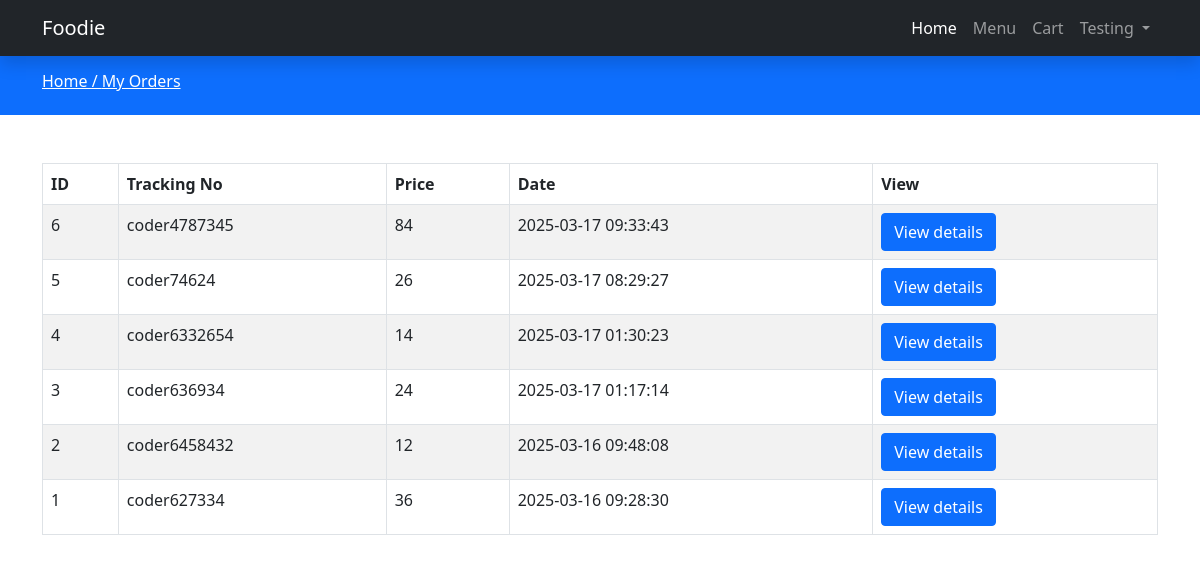
The page /my-orders.php (signed in) on the database its author committed.
### tables this page shows
CREATE TABLE `orders` (
  `id` int(10) NOT NULL,
  `tracking_no` varchar(225) NOT NULL,
  `user_id` int(10) NOT NULL,
  `name` varchar(225) NOT NULL,
  `email` varchar(225) NOT NULL,
  `phone` varchar(225) NOT NULL,
  `address` mediumtext NOT NULL,
  `pincode` int(225) NOT NULL,
  `total_price` int(225) NOT NULL,
  `payment_mode` varchar(225) NOT NULL,
  `payment_id` varchar(225) DEFAULT NULL,
  `status` tinyint(4) NOT NULL DEFAULT 0,
  `comments` varchar(225) DEFAULT NULL,
  `created_at` timestamp NOT NULL DEFAULT current_timestamp()
);

### functions/userfunctions.php (called while the page is built, shortened)
<?php
include('config/dbcon.php');
function getOrders() {
    global $con;
    $userId = $_SESSION['auth_user']['user_id'];
    $query = "SELECT * FROM orders WHERE user_id='$userId' ORDER BY id DESC";
    return $query_run = mysqli_query($con, $query);
}
?>

### my-orders.php (the view, shortened to what this page needs)
<?php
include('functions/userfunctions.php');
include('includes/header.php');
?>
<div class="py-3 bg-primary">
    <div class="container">
        <h6 class="text-white">
            <a href="index.php" class="text-white">
                Home /
            </a>
            <a href="my-orders.php" class="text-white">
                My Orders
            </a>
        </h6>
    </div>
</div>
<div class="py-5">
    <div class="container">
        <div class="">
            <div class="row">
                <div class="col-md-12">
                    <table class="table table-bordered table-striped">
                        <thead>
                            <tr>
                                <th>ID</th>
                                <th>Tracking No</th>
                                <th>Price</th>
                                <th>Date</th>
                                <th>View</th>
                            </tr>
                        </thead>
                        <tbody>
                            <?php
                                $orders = getOrders();
                                if(mysqli_num_rows($orders) > 0)
                                {
                                    foreach($orders as $item){
                                        ?>
                                        <tr>
                                            <td><?= $item['id'];?></td>
                                            <td><?= $item['tracking_no'];?></td>
                                            <td><?= $item['total_price'];?></td>
                                            <td><?= $item['created_at'];?></td>
                                            <td>
                                                <a href="view-order.php?t=<?= $item['tracking_no'];?>" class="btn btn-primary">View details</a>
                                            </td>
                                        </tr>
                                        <?php
                                    }
                                }else {
                                    ?>
                                        <tr>
                                            <td colspan="5">No orders yet</td>
                                        </tr>
                                    <?php
                                }
                            ?>
                        </tbody>
                    </table>
                </div>
            </div>
        </div>
    </div>
</div>
<?php include('includes/footer.php'); ?>

### assets/css/custom.css (style rules this page uses)
a { text-decoration: none; }

### rows shown on the page
orders: id "6", tracking_no "coder4787345", total_price "84", created_at "2025-03-17 09:33:43"
orders: id "5", tracking_no "coder74624", total_price "26", created_at "2025-03-17 08:29:27"
orders: id "4", tracking_no "coder6332654", total_price "14", created_at "2025-03-17 01:30:23"
orders: id "3", tracking_no "coder636934", total_price "24", created_at "2025-03-17 01:17:14"
orders: id "2", tracking_no "coder6458432", total_price "12", created_at "2025-03-16 09:48:08"
orders: id "1", tracking_no "coder627334", total_price "36", created_at "2025-03-16 09:28:30"

### other values the page prints
$_SESSION['auth_user']['name'] "Testing"
